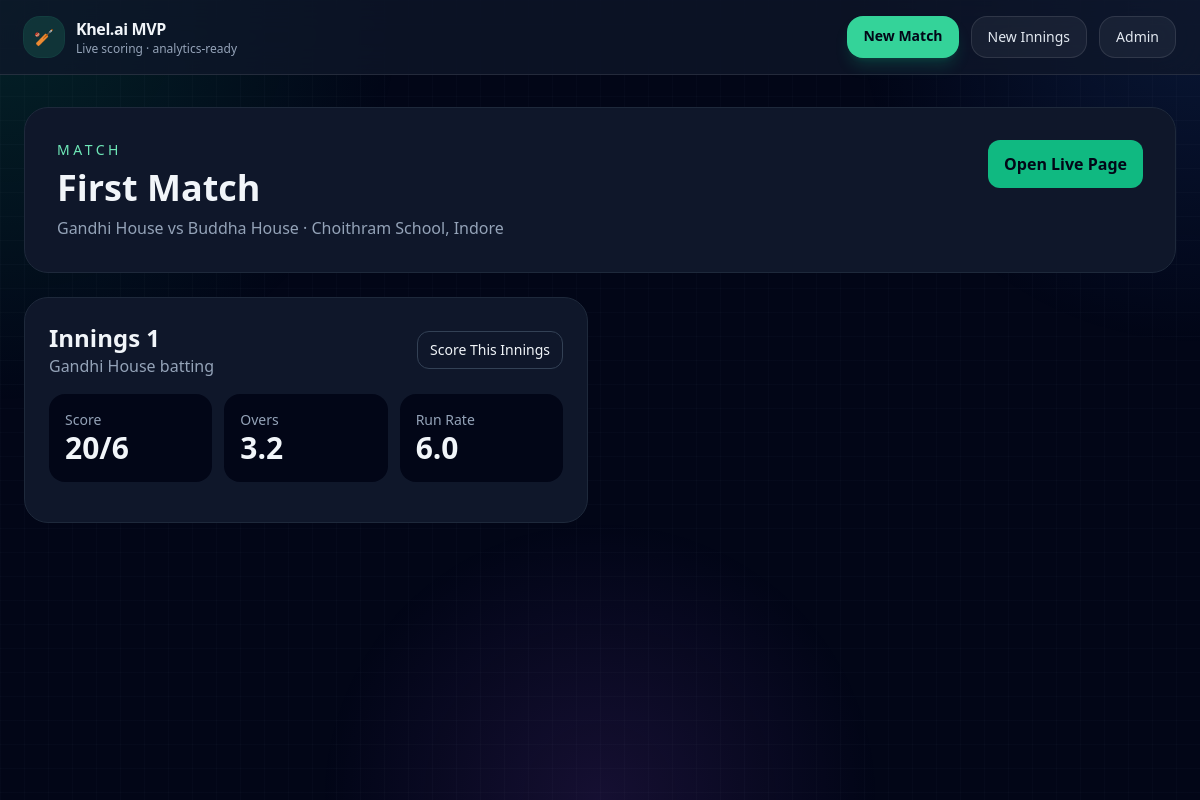
The app's page /matches/1/, older data.
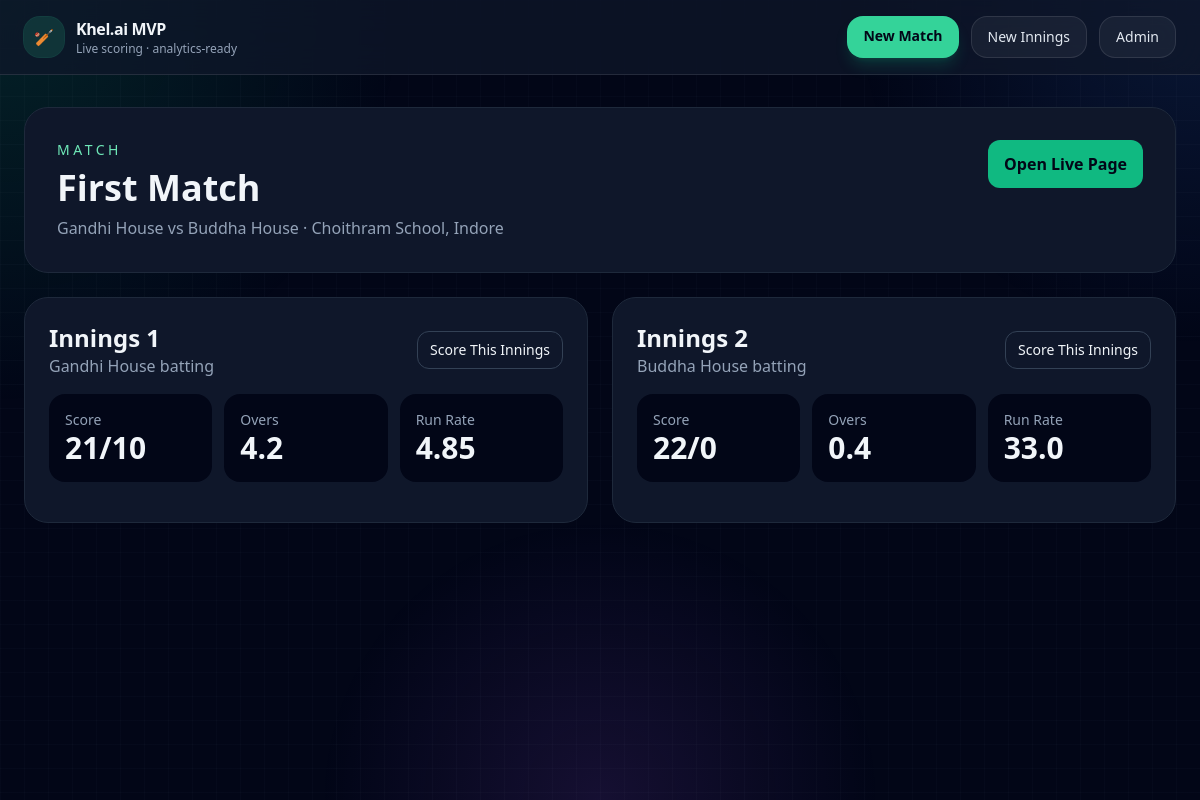
The same page, newer data.
### matches/models.py (models this page shows, shortened)
class Match(models.Model):
    title = models.CharField(max_length=200)
    tournament_name = models.CharField(max_length=200, blank=True)
    venue = models.CharField(max_length=200, blank=True)
    match_date = models.DateField(null=True, blank=True)
    team_1 = models.ForeignKey(Team, on_delete=models.CASCADE, related_name="home_matches")
    team_2 = models.ForeignKey(Team, on_delete=models.CASCADE, related_name="away_matches")
    toss_winner = models.ForeignKey(
        Team,
        on_delete=models.SET_NULL,
        null=True,
        blank=True,
        related_name="toss_wins"
    )
    toss_decision = models.CharField(max_length=20, blank=True)
    status = models.CharField(max_length=30, default="live")
    stream_url = models.URLField(blank=True)
    class Meta:
        ordering = ["-id"]

class Team(models.Model):
    name = models.CharField(max_length=120, unique=True)
    short_name = models.CharField(max_length=12, blank=True)

class Innings(models.Model):
    match = models.ForeignKey(Match, on_delete=models.CASCADE, related_name="innings")
    innings_number = models.PositiveSmallIntegerField()
    batting_team = models.ForeignKey(Team, on_delete=models.CASCADE, related_name="batting_innings")
    bowling_team = models.ForeignKey(Team, on_delete=models.CASCADE, related_name="bowling_innings")
    total_overs_limit = models.PositiveSmallIntegerField(default=20)
    is_complete = models.BooleanField(default=False)
    class Meta:
        unique_together = ("match", "innings_number")
        ordering = ["innings_number"]

### matches/views.py (the view)
# urls.py: path("matches/<int:pk>/", views.match_detail, name="match_detail"),
def match_detail(request, pk):
    match = get_object_or_404(
        Match.objects.prefetch_related("innings__ball_events"),
        pk=pk
    )
    innings_list = []
    for innings in match.innings.select_related("batting_team", "bowling_team").all():
        innings_list.append((innings, innings_summary(innings)))
    return render(
        request,
        "matches/match_detail.html",
        {
            "match": match,
            "innings_list": innings_list,
        },
    )

### matches/models.py (called while the page is built)
    @property
    def total_runs(self):
        return self.runs_off_bat + self.extras

### matches/services.py (called while the page is built)
def _ball_label(event):
    parts = []
    if event.extra_type:
        parts.append(event.extra_type.replace("_", " ").title())
    parts.append(str(event.total_runs) if event.total_runs else "0")
    if event.wicket_fell:
        parts.append("W")
    return " ".join(parts)

### matches/templates/matches/match_detail.html (shortened to what this page needs)
{% extends "matches/base.html" %}
{% block content %}
<section class="mb-6 rounded-3xl border border-slate-800 bg-slate-900 p-8">
  <div class="flex flex-wrap items-start justify-between gap-4">
    <div>
      <p class="mb-2 text-sm uppercase tracking-[0.25em] text-emerald-300">Match</p>
      <h1 class="text-4xl font-bold">{{ match.title }}</h1>
      <p class="mt-2 text-slate-400">
        {{ match.team_1.name }} vs {{ match.team_2.name }} · {{ match.venue }}
      </p>
    </div>
    <div class="flex gap-3">
      <a href="{% url 'live_match' match.pk %}" class="rounded-xl bg-emerald-500 px-4 py-3 font-semibold text-slate-950">
        Open Live Page
      </a>
    </div>
  </div>
</section>
<section class="grid gap-6 lg:grid-cols-2">
  {% for innings, summary in innings_list %}
    <article class="rounded-3xl border border-slate-800 bg-slate-900 p-6">
      <div class="mb-4 flex items-center justify-between">
        <div>
          <h2 class="text-2xl font-bold">Innings {{ innings.innings_number }}</h2>
          <p class="text-slate-400">{{ innings.batting_team.name }} batting</p>
        </div>
        <a href="{% url 'innings_scoring' innings.pk %}" class="rounded-xl border border-slate-700 px-3 py-2 text-sm">
          Score This Innings
        </a>
      </div>
      <div class="mb-4 grid grid-cols-3 gap-3">
        <div class="rounded-2xl bg-slate-950 p-4">
          <p class="text-sm text-slate-400">Score</p>
          <p class="text-3xl font-bold">{{ summary.total_runs }}/{{ summary.wickets }}</p>
        </div>
        <div class="rounded-2xl bg-slate-950 p-4">
          <p class="text-sm text-slate-400">Overs</p>
          <p class="text-3xl font-bold">{{ summary.overs }}</p>
        </div>
        <div class="rounded-2xl bg-slate-950 p-4">
          <p class="text-sm text-slate-400">Run Rate</p>
          <p class="text-3xl font-bold">{{ summary.run_rate }}</p>
        </div>
      </div>
    </article>
  {% empty %}
    <div class="rounded-2xl border border-dashed border-slate-700 bg-slate-900 p-6 text-slate-300">
      No innings created yet.
    </div>
  {% endfor %}
</section>
{% endblock %}

### matches/templates/matches/base.html (shortened to what this page needs)
<!DOCTYPE html>
<html lang="en">
<head>
  <script src="https://cdn.tailwindcss.com"></script>
</head>
<body class="min-h-screen bg-slate-950 text-slate-100">
  <div class="fixed inset-0 -z-20 bg-[radial-gradient(circle_at_top_left,rgba(16,185,129,0.16),transparent_28%),radial-gradient(circle_at_top_right,rgba(59,130,246,0.14),transparent_24%),radial-gradient(circle_at_bottom,rgba(168,85,247,0.12),transparent_28%)]"></div>
  <div class="fixed inset-0 -z-10 grid-glow opacity-40"></div>
  <nav class="border-b border-white/10 bg-slate-900/75 backdrop-blur-xl">
    <div class="mx-auto flex max-w-7xl items-center justify-between px-6 py-4">
      <a href="/" class="flex items-center gap-3">
        <span class="inline-flex h-10 w-10 items-center justify-center rounded-2xl bg-emerald-400/15 text-emerald-300 ring-1 ring-emerald-400/20">
          🏏
        </span>
        <div>
          <p class="text-base font-bold tracking-tight">Khel.ai MVP</p>
          <p class="text-xs text-slate-400">Live scoring · analytics-ready</p>
        </div>
      </a>
      <div class="flex flex-wrap gap-3 text-sm">
        <a href="{% url 'match_create' %}" class="rounded-2xl bg-emerald-400 px-4 py-2.5 font-semibold text-slate-950 shadow-lg shadow-emerald-500/20 transition hover:scale-[1.02]">
          New Match
        </a>
        <a href="{% url 'innings_create' %}" class="rounded-2xl border border-white/10 bg-white/5 px-4 py-2.5 text-slate-200 transition hover:bg-white/10">
          New Innings
        </a>
        <a href="/admin/" class="rounded-2xl border border-white/10 bg-white/5 px-4 py-2.5 text-slate-200 transition hover:bg-white/10">
          Admin
        </a>
      </div>
    </div>
  </nav>
  <main class="mx-auto max-w-7xl px-6 py-8">
    {% block content %}{% endblock %}
  </main>
</body>
</html>

### matches/templates/matches/base.html (style rules this page uses)
.grid-glow { background-image: linear-gradient(rgba(148,163,184,0.08) 1px, transparent 1px), linear-gradient(90deg, rgba(148,163,184,0.08) 1px, transparent 1px); background-size: 24px 24px; }

Row changes from the older to the newer data that the page shows:
computed for Innings "Gandhi House": total_runs "20" → "21"; wickets "6" → "10"; overs "3.2" → "4.2"; run_rate "6.0" → "4.85"
added Innings: innings_number "2", batting_team.name "Buddha House", total_runs "22", wickets "0", overs "0.4", run_rate "33.0"
